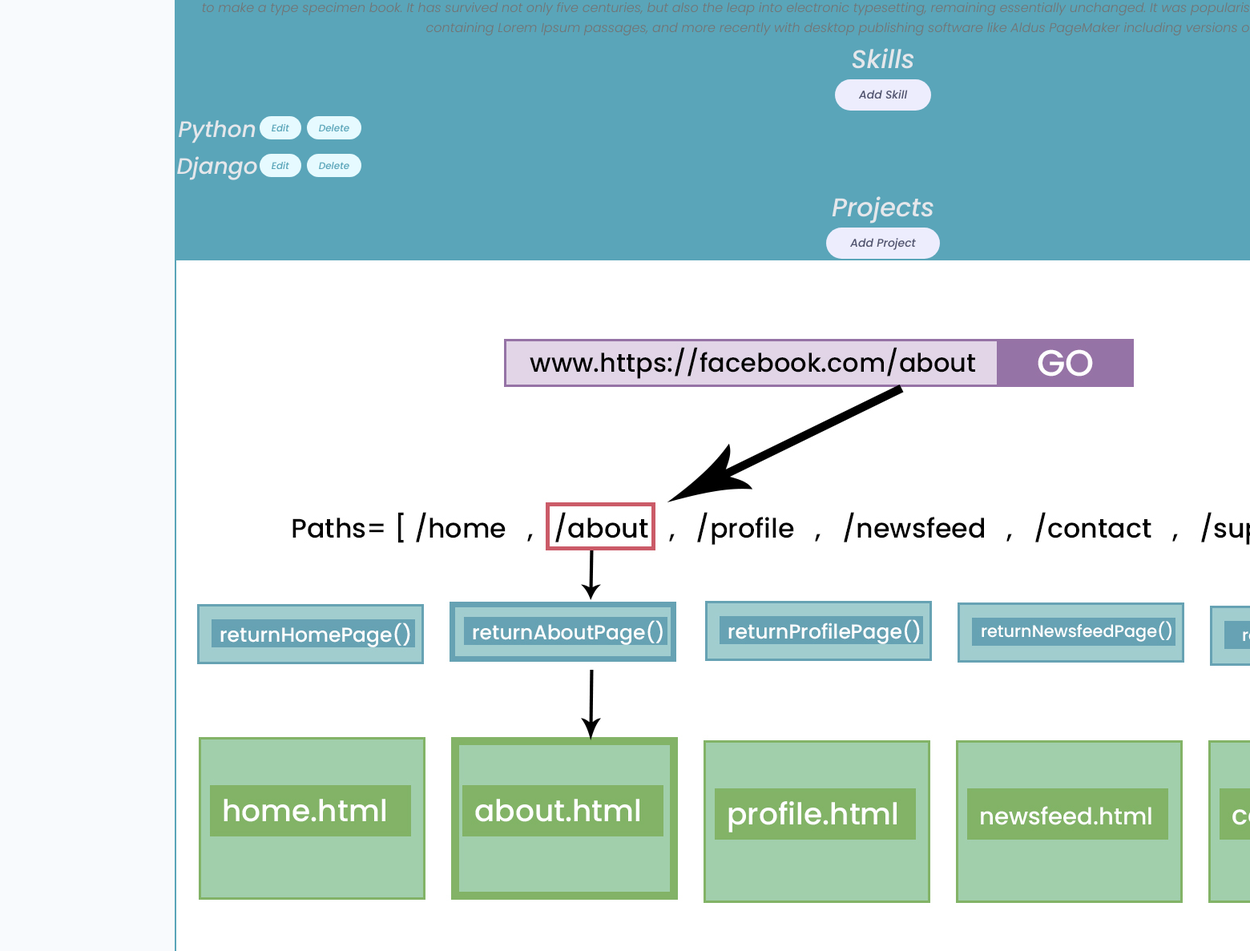
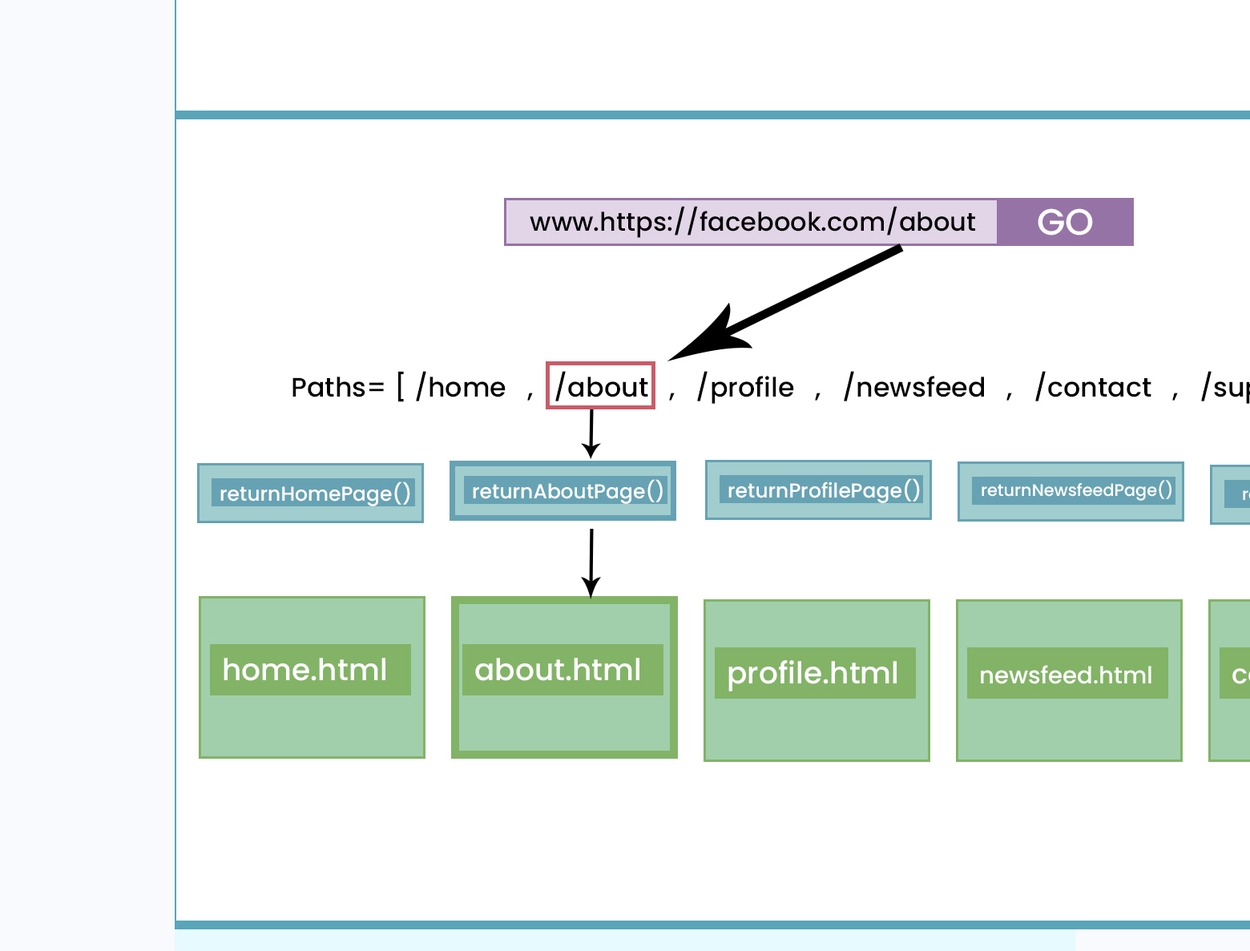
The app's page /account/ (signed in, lower part), older data (2 pictures, top to bottom).
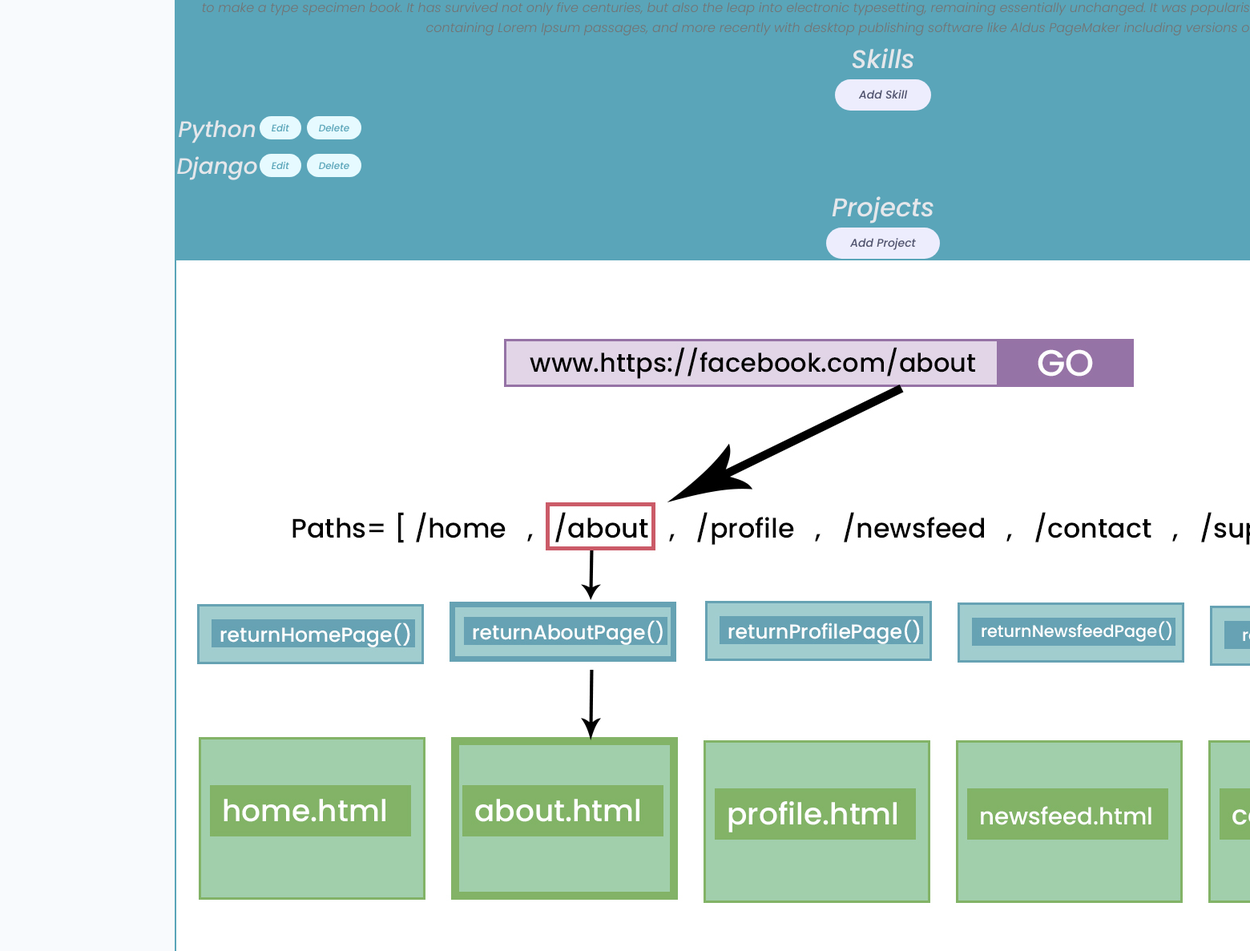
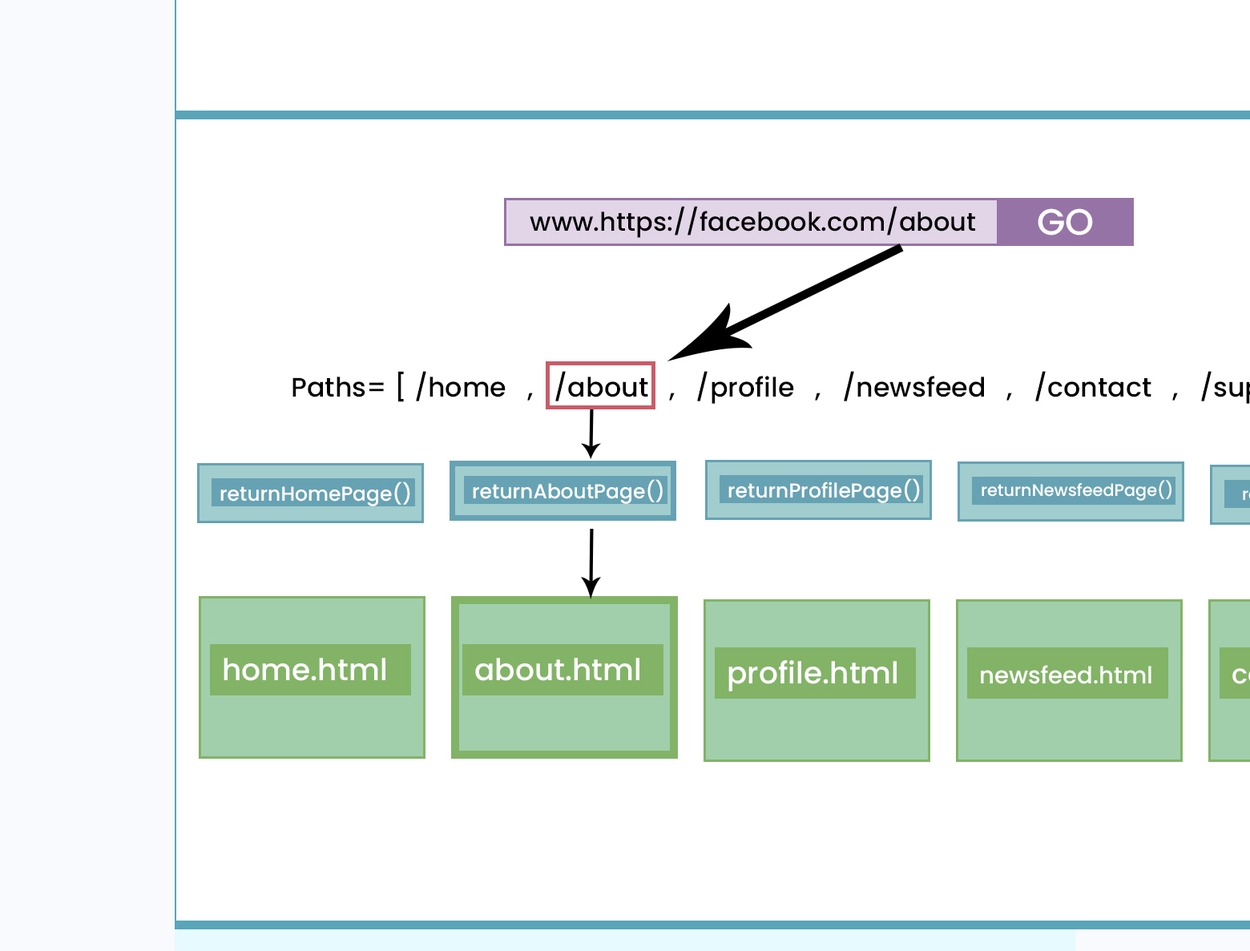
The same page, newer data (2 pictures, top to bottom).
### users/models.py (models this page shows, shortened)
class Skill(models.Model):
    owner = models.ForeignKey(Profile, on_delete=models.CASCADE, null=True, blank=True)
    name = models.CharField(max_length=200, blank=True, null=True)
    description = models.TextField(null=True, blank=True)
    created = models.DateTimeField(auto_now_add=True)
    id = models.UUIDField(default=uuid.uuid4, unique=True, primary_key=True, editable=False)

### projects/models.py (models this page shows, shortened)
class Project(models.Model):
    owner = models.ForeignKey(Profile, null=True, blank=True, on_delete=models.SET_NULL)
    title = models.CharField(max_length=200)
    description = models.TextField(null=True, blank=True)
    featured_image = models.ImageField(null=True, blank=True, default="images/default.jpeg")
    demo_link = models.CharField(max_length=2000, null=True, blank=True)
    source_link = models.CharField(max_length=2000, null=True, blank=True)
    tags = models.ManyToManyField('Tag', blank=True)
    vote_total = models.IntegerField(default=0, null=True, blank=True)
    vote_ratio = models.IntegerField(default=0, null=True, blank=True)
    created = models.DateTimeField(auto_now_add=True)
    id = models.UUIDField(default=uuid.uuid4, unique=True, primary_key=True, editable=False)
    class Meta:
        ordering = ['-vote_ratio', '-vote_total', 'title']

### users/views.py (the view)
# urls.py: path('account/', views.userAccount, name='account'),
@login_required(login_url="login")
def userAccount(request):
    profile = request.user.profile
    skills = profile.skill_set.all()
    projects = profile.project_set.all()
    context = {
        'profile': profile,
        'skills': skills,
        'projects': projects,
    }
    return render(request, 'users/account.html', context)

### users/templates/users/account.html (shortened to what this page needs)
{% extends 'main.html' %}
{% block content %}
  <main class="settingsPage profile my-md">
    <div class="container">
      <div class="layout">
        <div class="column column--2of3">
          <div class="devInfo">
            <p class="devInfo__about">{{profile.bio}}</p>
          </div>
          <div class="settings">
            <h3 class="settings__title">Skills</h3>
            <a class="tag tag--pill tag--sub settings__btn tag--lg" href="{% url 'create-skill' %}"> Add Skill</a>
          </div>
          <table class="settings__table">
            {% for skill in skills %}
            <tr>
              <td class="settings__tableInfo">
                <h4>{{skill.name}}</h4>
              </td>
              <td class="settings__tableActions">
                <a class="tag tag--pill tag--main settings__btn" href="{% url 'updateskill' skill.id %}"> Edit</a>
                <a class="tag tag--pill tag--main settings__btn" href="{% url 'delete-skill' skill.id %}?next=/account">
                  Delete</a>
              </td>
            </tr>
            {% endfor %}
          </table>
          <div class="settings">
            <h3 class="settings__title">Projects</h3>
            <a class="tag tag--pill tag--sub settings__btn tag--lg" href="{% url 'create-project' %}"> Add Project</a>
          </div>
          <table class="settings__table">
            {% for project in projects %}
            <tr>
              <td class="settings__thumbnail">
                <a href="{% url 'project' project.id %}"><img src="{{project.featured_image.url}}" alt="Project Thumbnail" /></a>
              </td>
            </tr>
            {% endfor %}
          </table>
        </div>
      </div>
    </div>
  </main>
{% endblock %}

Row changes from the older to the newer data that the page shows:
changed Project (number 1 of 2 on the later page): moves up the list
